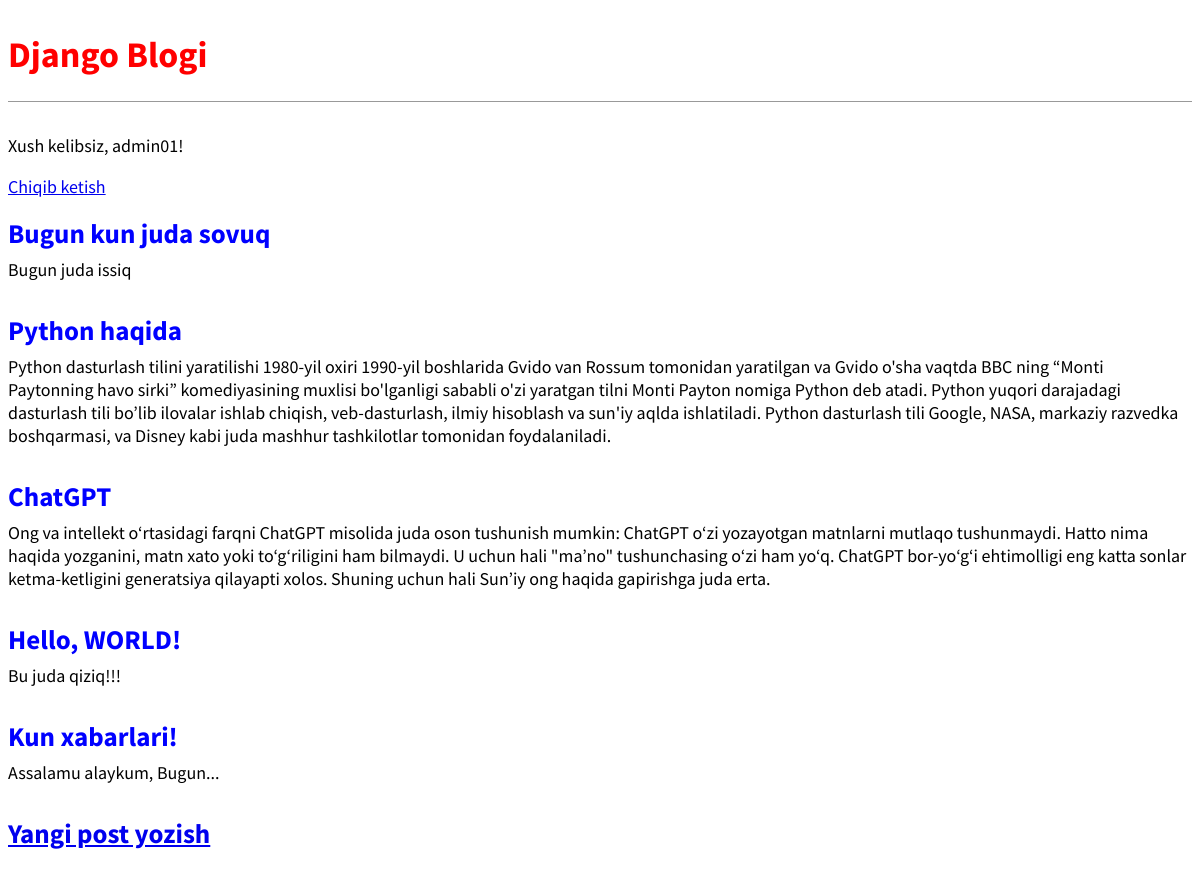
The app's page / (signed in) with its own data.
### blog/models.py (models this page shows, shortened)
class Post(models.Model):
    title=models.CharField(max_length=200)
    author=models.ForeignKey(
        'auth.User',
        on_delete=models.CASCADE,
    )
    body=models.TextField()

### blog/views.py (the view)
# urls.py: path('',BlogListView.as_view(),name='home')
class BlogListView(ListView):
    model=Post
    template_name='home.html'

### templates/home.html
{% extends 'base.html' %}
{% block content %}
{% for post in object_list %}
<div class="post-entry">
    <h2><a href="{% url 'post_detail' post.pk %}">{{post.title}}</a></h2>
    <p>{{post.body}}</p>
</div>
{% endfor %}
{% endblock content %}

### templates/base.html (shortened to what this page needs)
{% load static %}
<html lang="en">
<head>
    <link href="{% static 'css/base.css'%}" rel="stylesheet">
</head>
<body>
<header>
    <h1><a href="{% url 'home' %}">Django Blogi</a></h1>
</header>
{% if user.is_authenticated %}
    <p>Xush kelibsiz, {{user.username}}!</p>
    <p><a href="{% url 'logout'%}">Chiqib ketish</a></p>
{%else%}
   <p>
     <a href="{% url 'login'%}">Saytga kirish</a>  |
     <a href="{% url 'signup'%}">Ro'yhatdan o'tish</a>
   </p>
{%endif%}
<div>
    {% block content %}
    {% endblock content %}
</div>
<footer>
    <h2><a href="{% url 'post_new' %}">Yangi post yozish</a></h2>
</footer>
</body>
</html>

### static/css/base.css (style rules this page uses)
body { font-family: 'Source Sans Pro', sans-serif; font-size: 18px; }
header { border-bottom: 1px solid #999; margin-bottom: 2rem; display: flex; }
header h1 a { color: red; text-decoration: none; }
.post-entry { margin-bottom: 2rem; }
.post-entry h2 { margin: 0.5rem 0; }
.post-entry h2 a, .post-entry h2 a:visited { color: blue; text-decoration: none; }
.post-entry p { margin: 0; font-weight: 400; }

### records on screen
Post: title "Bugun kun juda sovuq", body "Bugun juda issiq"
Post: title "Python haqida", body "Python dasturlash tilini yaratilishi 1980-yil oxiri 1990-yil boshlarida Gvido van Rossum tomonidan yaratilgan va Gvido o'sha vaqtda BBC ning “Monti Paytonning havo sirki” komediyasining muxlisi bo'lganligi sababli o'zi yaratgan tilni Monti Payton nomiga Python deb atadi. Python yuqori darajadagi dasturlash tili bo’lib ilovalar ishlab chiqish, veb-dasturlash, ilmiy hisoblash va sun'iy aqlda ishlatiladi. Python dasturlash tili Google, NASA, markaziy razvedka boshqarmasi, va Disney kabi juda mashhur tashkilotlar tomonidan foydalaniladi."
Post: title "ChatGPT", body "Ong va intellekt oʻrtasidagi farqni ChatGPT misolida juda oson tushunish mumkin: ChatGPT oʻzi yozayotgan matnlarni mutlaqo tushunmaydi. Hatto nima haqida yozganini, matn xato yoki toʻgʻriligini ham bilmaydi. U uchun hali \"maʼno\" tushunchasing oʻzi ham yoʻq. ChatGPT bor-yoʻgʻi ehtimolligi eng katta sonlar ketma-ketligini generatsiya qilayapti xolos. Shuning uchun hali Sunʼiy ong haqida gapirishga juda erta."
Post: title "Hello, WORLD!", body "Bu juda qiziq!!!"
Post: title "Kun xabarlari!", body "Assalamu alaykum, Bugun..."

### other values on screen
{{ user.username }} "admin01"
